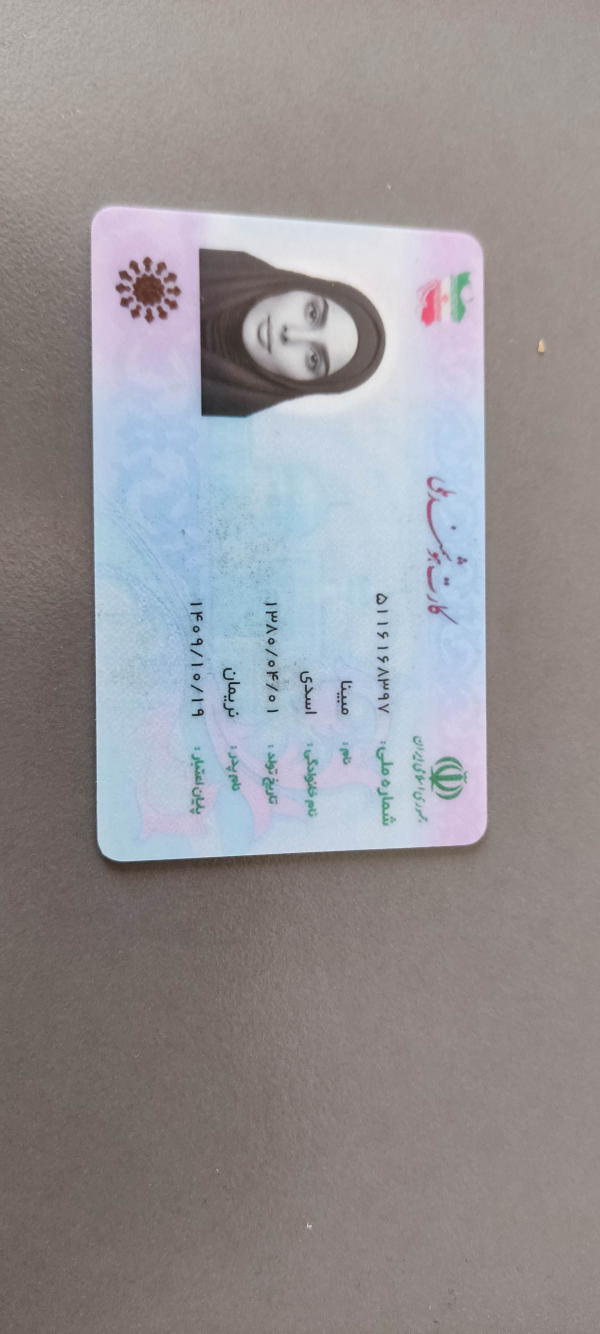
#> input picture all data/1.jpg, 1800 x 4000 px (shown at 1/3 size)
$ python -i rotate.py   (imports and definitions only)
#> lines starting #> are read from the running program, lines starting #| are printed output that depends on the picture
import cv2
import pytesseract

pytesseract.pytesseract.tesseract_cmd = r"C:\Program Files\Tesseract-OCR\tesseract.exe"
face_cascade = cv2.CascadeClassifier(cv2.data.haarcascades + 'haarcascade_frontalface_default.xml')

def rotate_image(image, angle):
    if angle == 90:
        return cv2.rotate(image, cv2.ROTATE_90_CLOCKWISE)
    elif angle == 180:
        return cv2.rotate(image, cv2.ROTATE_180)
    elif angle == 270:
        return cv2.rotate(image, cv2.ROTATE_90_COUNTERCLOCKWISE)
    else:
        return image

def is_face_top_left(image):
    gray = cv2.cvtColor(image, cv2.COLOR_BGR2GRAY)
    faces = face_cascade.detectMultiScale(gray, 1.1, 4)
    h, w = gray.shape
    for (x, y, fw, fh) in faces:
        cx, cy = x + fw//2, y + fh//2
        if cx < w//2 and cy < h//2:
            return True
    return False

def count_farsi_chars(text):
    return sum(1 for ch in text if '\u0600' <= ch <= '\u06FF')

def get_farsi_score(image):
    h = image.shape[0]
    top_half = image[0:h//2, :]
    bottom_half = image[h//2:, :]

    text_top = pytesseract.image_to_string(top_half, lang='fas', config='--psm 6')
    text_bottom = pytesseract.image_to_string(bottom_half, lang='fas', config='--psm 6')

    score = count_farsi_chars(text_top) * 1.5 + count_farsi_chars(text_bottom)
    return score

def rotate_image_best_angle(image):
    best_score = -1
    best_angle = 0
    best_image = image

    for angle in [0, 90, 180, 270]:
        rotated = rotate_image(image, angle)
        has_face_top_left = is_face_top_left(rotated)
        ocr_score = get_farsi_score(rotated)
        total_score = ocr_score + (10 if has_face_top_left else 0)

        if total_score > best_score:
            best_score = total_score
            best_angle = angle
            best_image = rotated

    return best_image

>>> import cv2
>>> picture = cv2.imread('all data/1.jpg')
#> picture is the input picture: shape (4000, 1800, 3); mean B, G, R 149.8, 147.4, 150
#> the loop in rotate_image_best_angle, `for angle in [0, 90, 180, 270]:` made 1 pass
#> (faces in is_face_top_left, has_face_top_left) on pass 1: ([[1232, 2292, 59, 59]], False)
#> pass 1, in is_face_top_left, `gray = cv2.cvtColor(image, cv2.COLOR_BGR2GRAY)`:
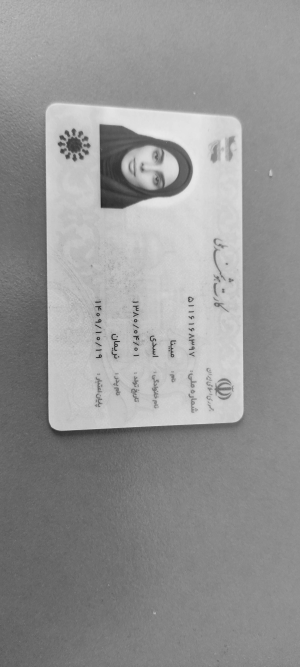
#> gray: shape (4000, 1800) (shown at 1/6 size); min 3, max 248, mean 148.4
#> pass 1, in get_farsi_score, `top_half = image[0:h//2, :]`:
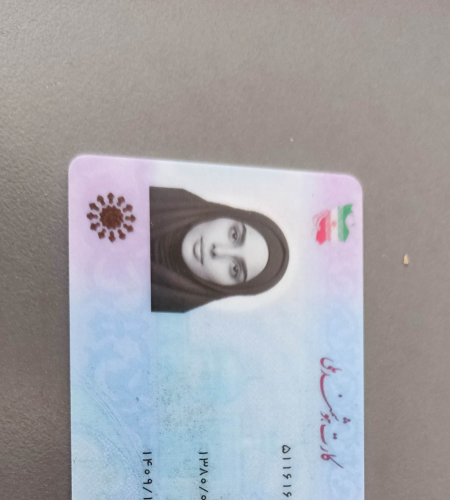
#> top_half: shape (2000, 1800, 3) (shown at 1/4 size); mean B, G, R 167.1, 162.5, 162.7
#> pass 1, in get_farsi_score, `bottom_half = image[h//2:, :]`:
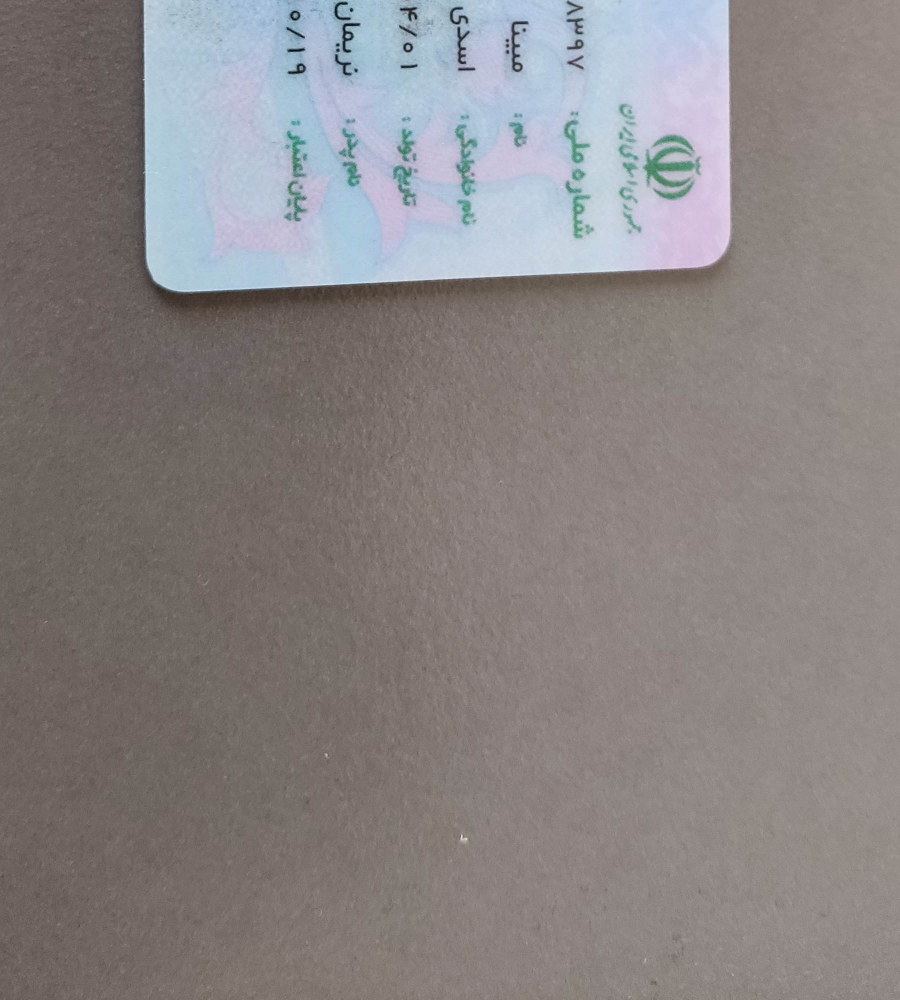
#> bottom_half: shape (2000, 1800, 3) (shown at 1/2 size); mean B, G, R 132.5, 132.3, 137.3
#> after the loop in rotate_image_best_angle, `for angle in [0, 90, 180, 270]:`: best_angle = 0; best_score = -1
#> (the run stopped early here; a loop or call above may not have finished)

$ run again, on all data/10.jpg
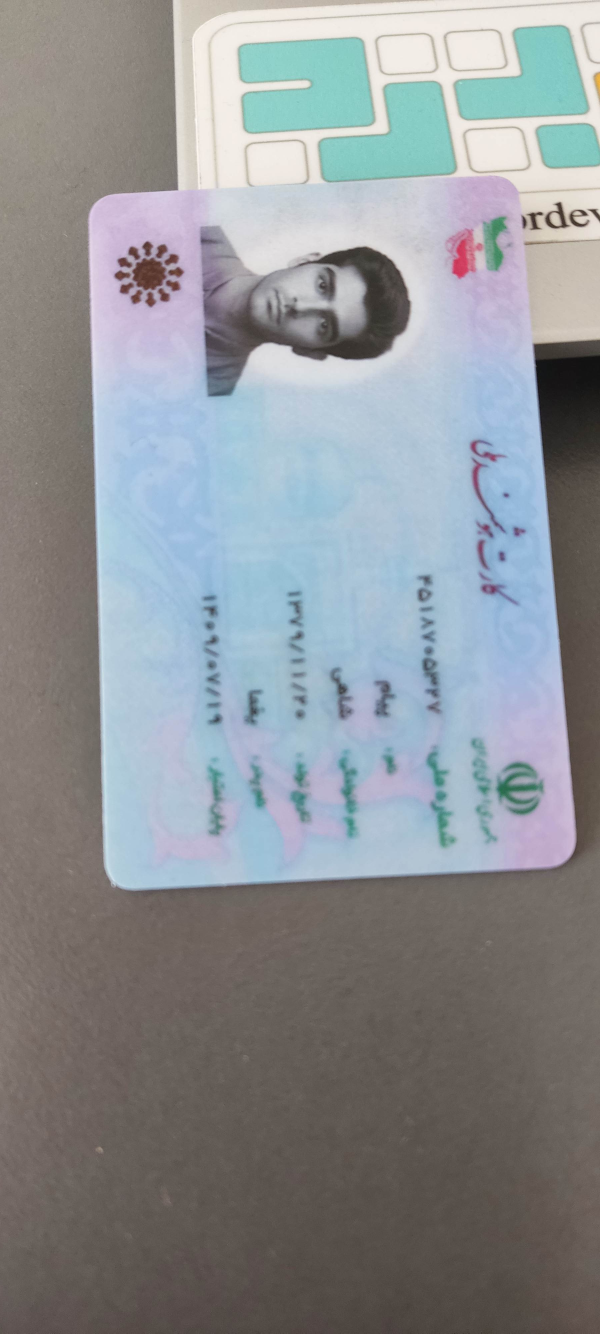
#> input picture all data/10.jpg, 1800 x 4000 px (shown at 1/3 size)
#> picture is the input picture: shape (4000, 1800, 3); mean B, G, R 149.5, 145.7, 141.8
#> the loop in rotate_image_best_angle, `for angle in [0, 90, 180, 270]:` made 1 pass
#> (faces in is_face_top_left, has_face_top_left) on pass 1: ([[839, 1756, 78, 78]], True)
#> pass 1, in is_face_top_left, `gray = cv2.cvtColor(image, cv2.COLOR_BGR2GRAY)`:
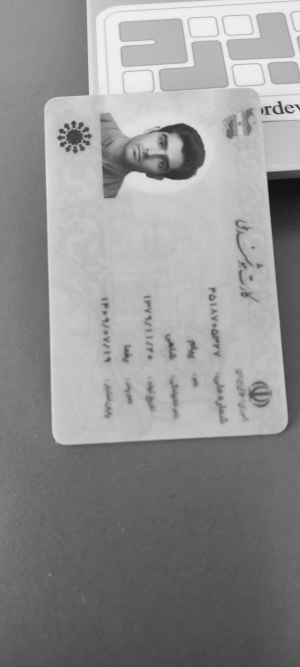
#> gray: shape (4000, 1800) (shown at 1/6 size); min 11, max 254, mean 144.9
#> pass 1, in get_farsi_score, `bottom_half = image[h//2:, :]`:
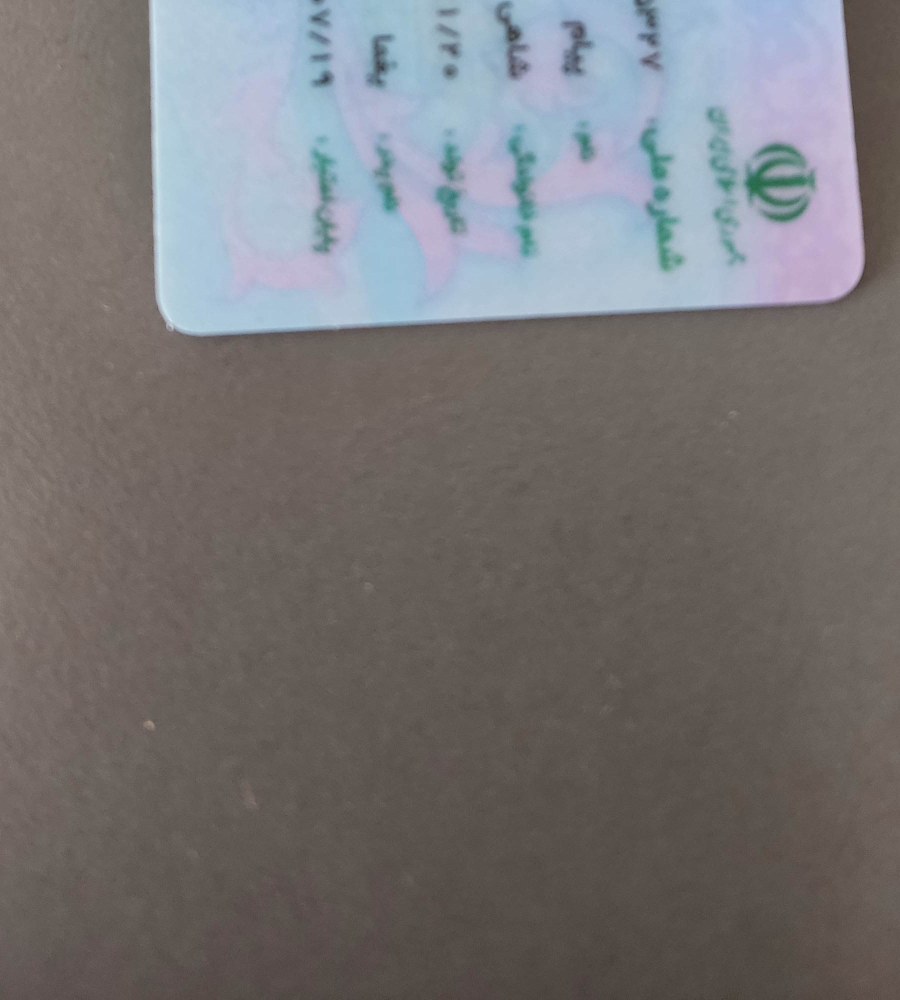
#> bottom_half: shape (2000, 1800, 3) (shown at 1/2 size); mean B, G, R 117.5, 116.6, 118.5
#> after the loop in rotate_image_best_angle, `for angle in [0, 90, 180, 270]:`: best_angle = 0; best_score = -1

$ run again, on all data/101.jpg
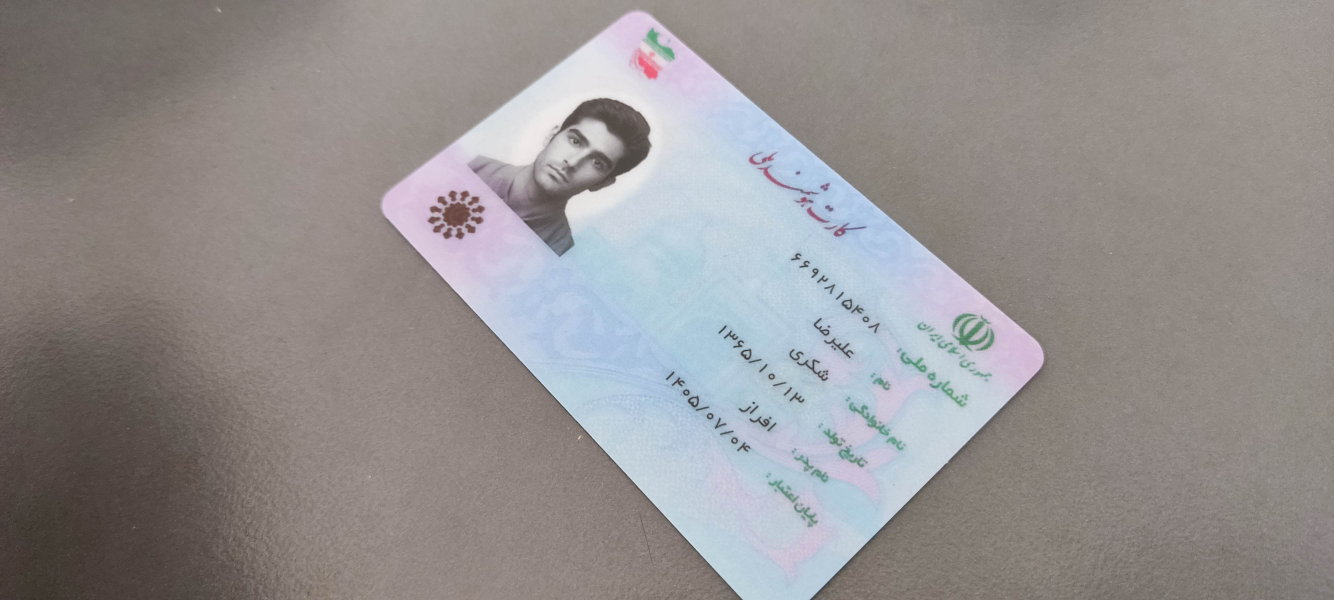
#> input picture all data/101.jpg, 4000 x 1800 px (shown at 1/3 size)
#> picture is the input picture: shape (1800, 4000, 3); mean B, G, R 145.4, 145.4, 149.2
#> the loop in rotate_image_best_angle, `for angle in [0, 90, 180, 270]:` made 1 pass
#> (faces in is_face_top_left, has_face_top_left) on pass 1: ([[1325, 545, 102, 102]], True)
#> pass 1, in get_farsi_score, `top_half = image[0:h//2, :]`:
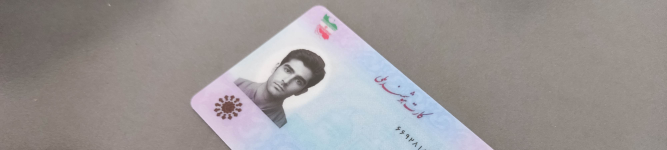
#> top_half: shape (900, 4000, 3) (shown at 1/6 size); mean B, G, R 150.9, 151.1, 155.9
#> pass 1, in get_farsi_score, `bottom_half = image[h//2:, :]`:
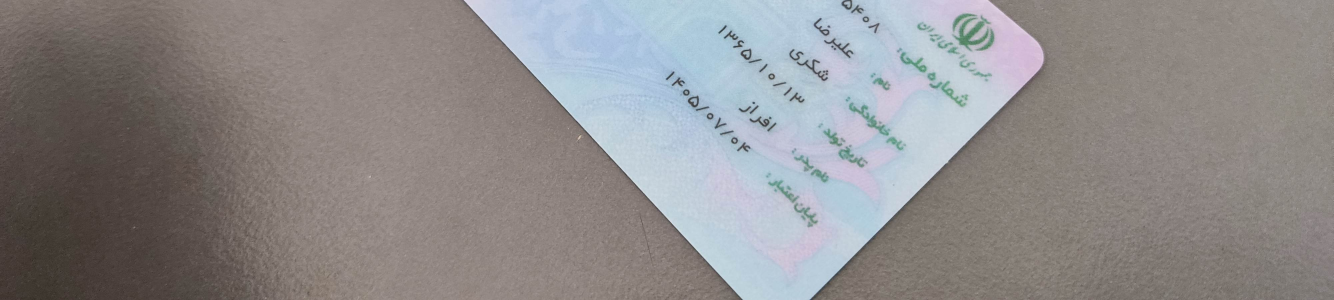
#> bottom_half: shape (900, 4000, 3) (shown at 1/3 size); mean B, G, R 139.8, 139.6, 142.5
#> after the loop in rotate_image_best_angle, `for angle in [0, 90, 180, 270]:`: best_angle = 0; best_score = -1
